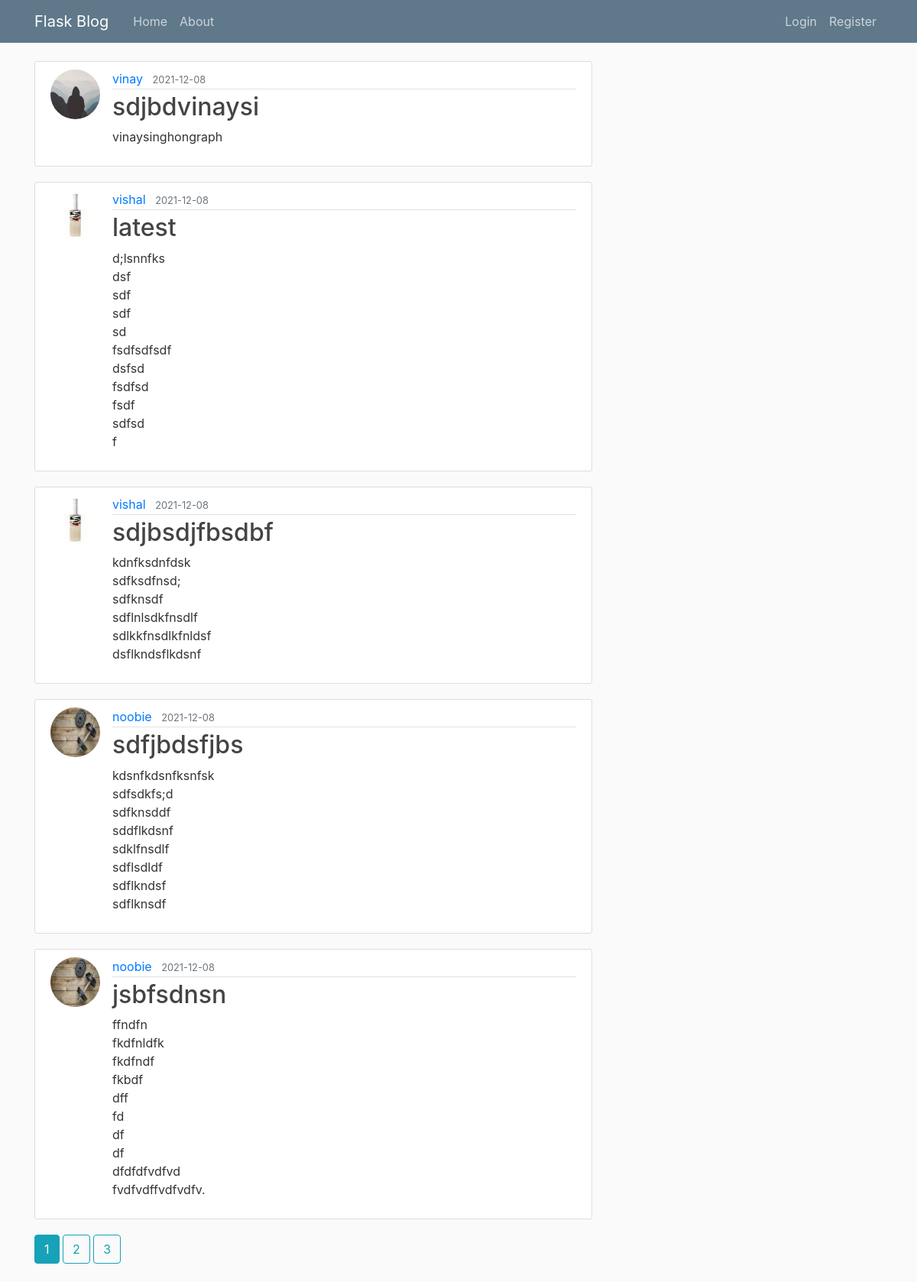
Before: / with the older database file.
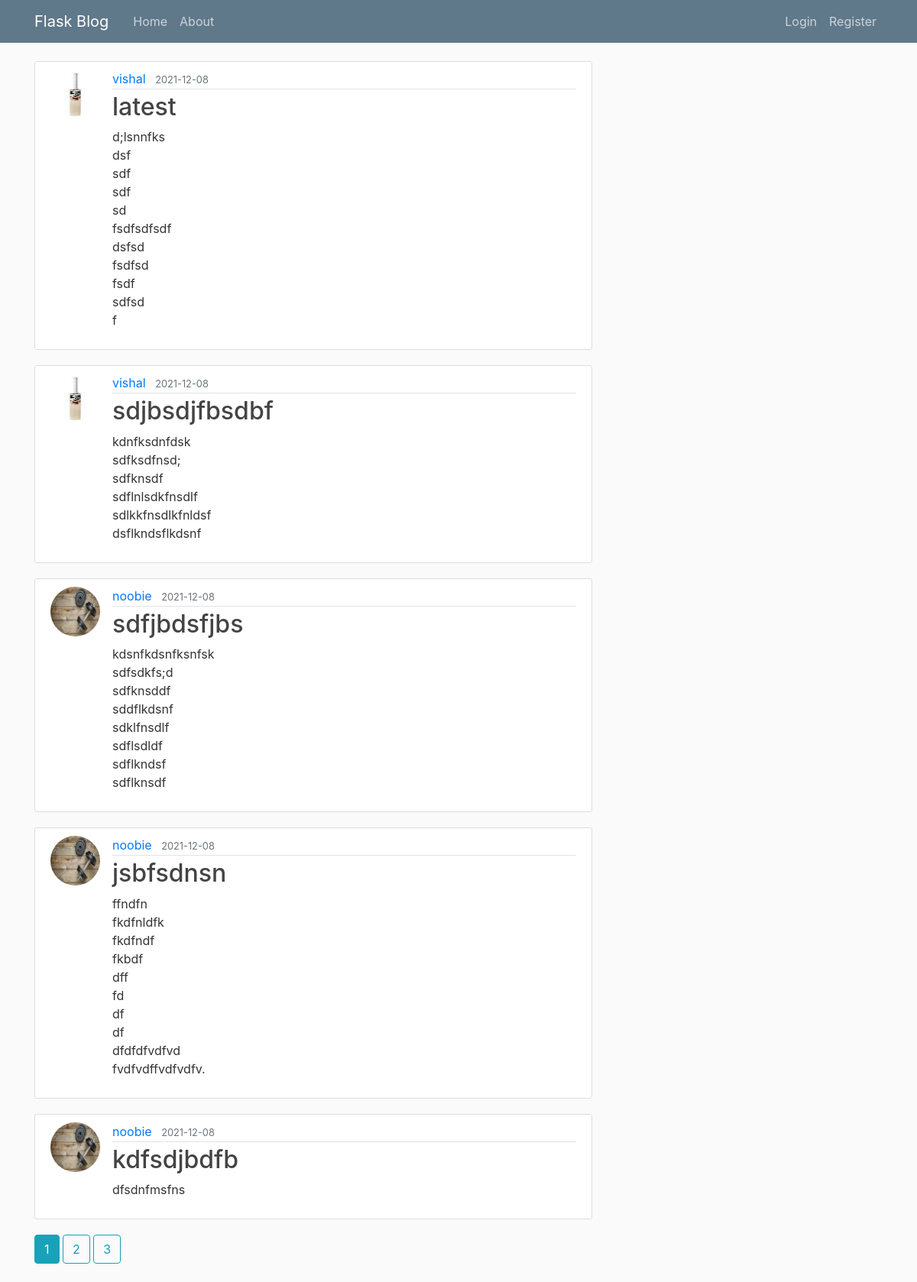
After: the same page with the newer database file.
### flask_blog/models.py (models this page shows, shortened)
class Post(db.Model):
    id = db.Column(db.Integer,primary_key=True)
    title = db.Column(db.String(100),nullable=False)
    date_posted = db.Column(db.DateTime,nullable=False,default=datetime.utcnow)
    content = db.Column(db.Text, nullable=False)
    user_id =db.Column(db.Integer,db.ForeignKey('user.id'),nullable=False)

class User(db.Model, UserMixin):
    id = db.Column(db.Integer, primary_key=True)
    username = db.Column(db.String(20), unique=True, nullable=False)
    email = db.Column(db.String(120), unique=True, nullable=False)
    image_file = db.Column(db.String(20), nullable=False,default='default.jpg')
    password = db.Column(db.String(60), nullable=False)
    posts = db.relationship('Post', backref='author', lazy=True)

### flask_blog/main/routes.py (the view)
@main.route("/")
def home():
    page = request.args.get('page', 1, type=int)
    posts = Post.query.order_by(Post.date_posted.desc()).paginate(page=page,per_page=5)
    return render_template("home.html",posts=posts)

### flask_blog/templates/home.html (shortened to what this page needs)
{% extends "base.html" %}
{% block content %}
    {% for post in posts.items %}
        <article class="media content-section">
          <img class="rounded-circle article-img" src="{{ url_for('static', filename='profile_pictures/' + post.author.image_file) }}">
          <div class="media-body">
            <div class="article-metadata">
              <a class="mr-2" href="{{url_for('users.user_post',username=post.author.username)}}">{{ post.author.username }}</a>
              <small class="text-muted">{{ post.date_posted.strftime('%Y-%m-%d') }}</small>
            </div>
            <h2><a class="article-title" href="{{ url_for('posts.post',post_id=post.id) }}">{{ post.title }}</a></h2>
            <p class="article-content">{{ post.content }}</p>
          </div>
        </article>
    {% endfor %}
    {% for page_num in posts.iter_pages(left_edge=1, right_edge=1,left_current=1, right_current=2) %}
      {% if page_num %}
        {% if posts.page == page_num %}
          <a class="btn btn-info mb-4" href="{{ url_for('main.home',page=page_num)}}">{{ page_num }}</a>
        {% else %}
           <a class="btn btn-outline-info mb-4" href="{{ url_for('main.home',page=page_num)}}">{{ page_num }}</a>
        {% endif %}
      {% endif %}
    {% endfor %}
{% endblock content %}

Changed rows visible on the page:
removed Post: image_file (placeholder picture), author.username "vinay", date_posted "2021-12-08", title "sdjbdvinaysi", content "vinaysinghongraph"
now on this page (row unchanged): Post: image_file (picture), author.username "noobie", date_posted "2021-12-08", title "kdfsdjbdfb", content "dfsdnfmsfns"
